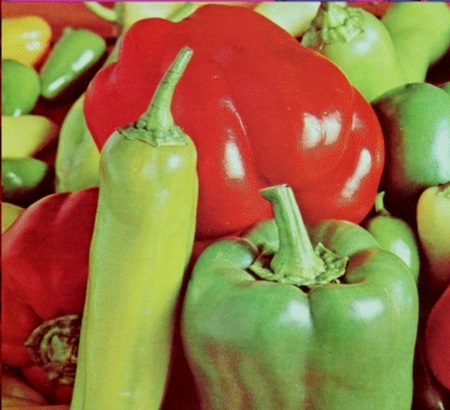
//> input picture peppers.jpg, 450 x 410 px
$ ./cw2   (built with g++ and OpenCV 4)
//> lines starting //> are read from the running program, lines starting //| are printed output that depends on the picture
#define _USE_MATH_DEFINES

#include <opencv2/imgproc/imgproc.hpp> // Gaussian Blur
#include <opencv2/core/core.hpp>       // Basic OpenCV structures (cv::Mat, Scalar)
#include <opencv2/highgui/highgui.hpp>
#include <stdio.h>
#include <math.h>
#include <iostream>

using namespace std;
using namespace cv;

bool Rotate(Mat_<uchar> &peppersPixels, Mat_<uchar> &rotatedPeppersPixels);

#define WINDOW_NAME "Obracanie obrazu"

float degrees = 0;
float change = 1;
int dir = 1;

int main()
{
    // Stworzenie okna w ktC3rym przechwycone obrazy bDdD wyEwietlane
    cvNamedWindow(WINDOW_NAME, CV_WINDOW_AUTOSIZE);

    // Pobranie obrazu
    Mat im1 = imread("peppers.jpg", CV_LOAD_IMAGE_GRAYSCALE);
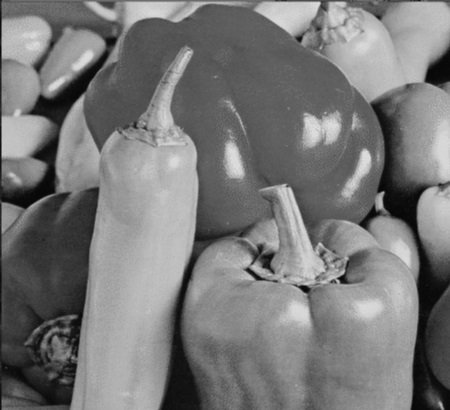
//> im1: 410 rows x 450 cols, CV_8UC1; min 3, max 223, mean 120.2

    // Utworzenie obiektu przechowujDcego obraz, ktC3ry bDdzie obracany
    Mat im2 = im1.clone();

    // Uzyskanie macierzy pikseli na podstawie obiektC3w Mat
    Mat_<uchar> im1pix = im1;
    Mat_<uchar> im2pix = im2;

    while (true)
    {
        // Obracanie obrazu

        if (Rotate(im1pix, im2pix))
            break;

        // WyEwietlanie obrazu
        imshow(WINDOW_NAME, im2);
    }

    // Niszczenie okna
    cvDestroyWindow(WINDOW_NAME);
    return 0;
}

bool Rotate(Mat_<uchar> &peppersPixels, Mat_<uchar> &rotatedPeppersPixels)
{
    degrees += dir * change;
    float rot = remainder(degrees, 360) * 2 * M_PI / 180;

    /* Funkcja obracajDca obraz peppersPixels o liczbD stopni zwiDkszanD o 1 przy kaE<dym kolejnym wywoEaniu.
	Kiedy liczba stopni dochodzi do 360, nastDpuje powtC3rzenie cyklu - ustawienie liczbD stopni na 0.
	Wynikowy obraz (obrC3cony) zostaje zapisywany w rotatedPeppersPixels. */

    for (auto y = 0; y < peppersPixels.rows; y++)
        for (auto x = 0; x < peppersPixels.cols; x++)
        {
            int hy = peppersPixels.rows / 2;
            int hx = peppersPixels.cols / 2;

            int xx = (x - hx) * cos(rot) - (y - hy) * sin(rot) + hx;
            int yy = (x - hx) * sin(rot) + (y - hy) * cos(rot) + hy;
            if (yy >= peppersPixels.rows || xx >= peppersPixels.cols || yy < 0 || xx < 0)
            {
                rotatedPeppersPixels[y][x] = 0;
                continue;
            }
            rotatedPeppersPixels[y][x] = peppersPixels[yy][xx];
        }
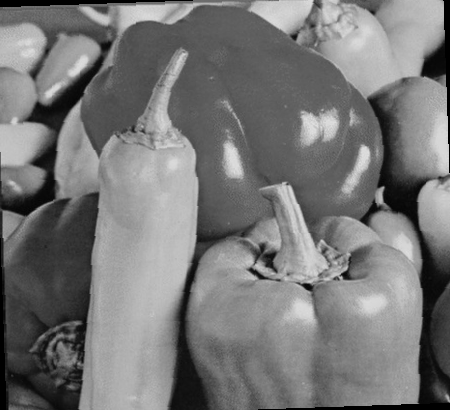
//> rotatedPeppersPixels: 410 rows x 450 cols, CV_8UC1; min 0, max 223, mean 118.7

    // nie potrzeba filtra, program z zad1 i zad2 nie miaE dziur
    // wyjasnienie:
    // zamiast obraz E:rC3dEowy przetwarzaD  i uzyskiwaD  obrC3cone piksele zastosowano odwrotnD operacjD:
    // dla kazdego pikselu obrazu wynikowego oblicza siD piksel z obrazu E:rC3dEowego
    // unikamy w ten sposC3b bEDdC3w precyzji liczb zmiennoprzecinkowych, gdyE< kaE<dy piksel obrazu wynikowego
    // bDdzie posiadaE na pewno jakDE wartoED
    // #nomakeup #nofilter
    medianBlur(rotatedPeppersPixels, rotatedPeppersPixels, 3);

    // Oczekiwanie na wciEniDcie klawisza Esc lub Enter
    char key = cvWaitKey(1);
//> the Esc key is pressed
    if (key == 27 || key == 13 /*Esc lub Enter*/)
        return true;
    if (key == ' ')
        dir = -dir;
    if (key == '+')
        change *= 1.2;
    if (key == '-')
        change *= 0.8;

    //nie szybciej niz 10, nie wolniej niz 0.2...
    change = change >= 10 ? 10 : change <= 0.2 ? 0.2 : change;

    return false;
}

$ run again, with fruits.jpg copied over peppers.jpg
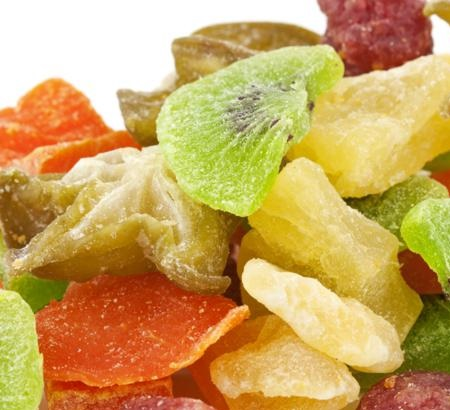
//> input picture fruits.jpg, 450 x 410 px
//> `Mat im1 = imread("peppers.jpg", CV_LOAD_IMAGE_GRAYSCALE);`:
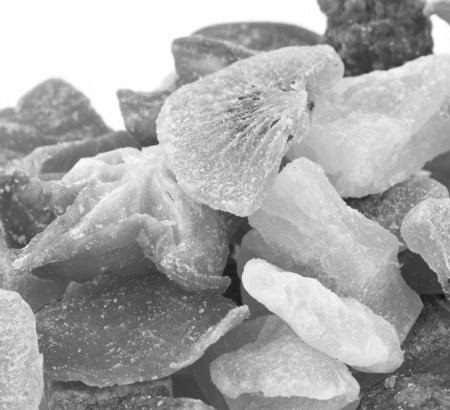
//> im1: 410 rows x 450 cols, CV_8UC1; min 16, max 255, mean 167.9
//> after the loop in Rotate, `for (auto y = 0; y < peppersPixels.rows; y++)`:
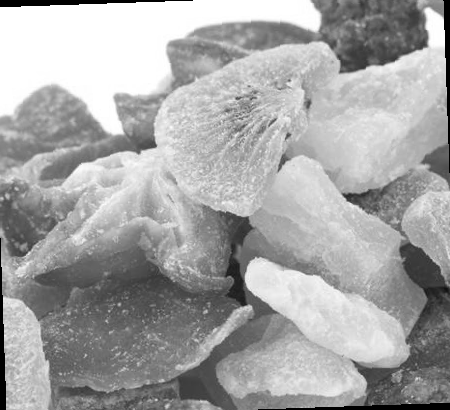
//> rotatedPeppersPixels: 410 rows x 450 cols, CV_8UC1; min 0, max 255, mean 165.8

$ run again, with fruits2.jpg copied over peppers.jpg
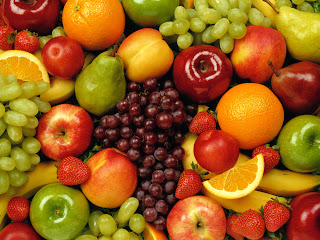
//> input picture fruits2.jpg, 320 x 240 px
//> `Mat im1 = imread("peppers.jpg", CV_LOAD_IMAGE_GRAYSCALE);`:
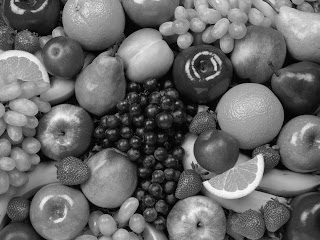
//> im1: 240 rows x 320 cols, CV_8UC1; min 0, max 252, mean 104.3
//> in Rotate, `medianBlur(rotatedPeppersPixels, rotatedPeppersPixels, 3);`:
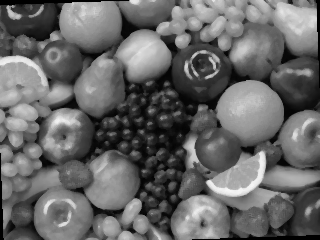
//> rotatedPeppersPixels: 240 rows x 320 cols, CV_8UC1; min 0, max 246, mean 102.6
